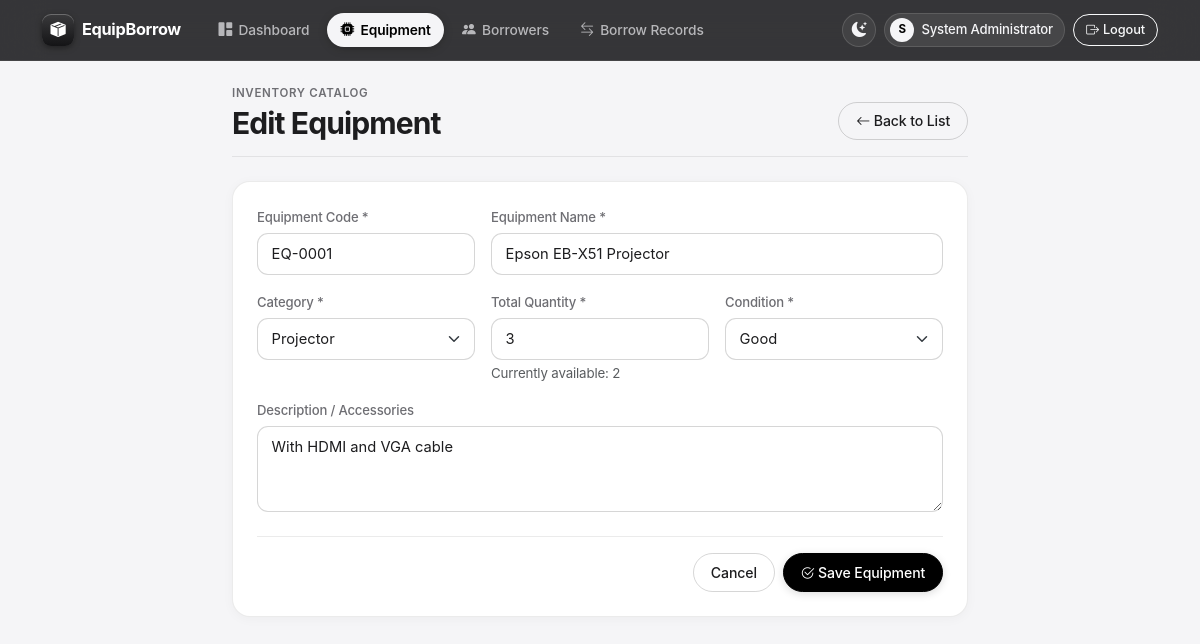
The app's page /equipment_form.php?id=1 (signed in) with its own data.
### tables this page shows
CREATE TABLE equipment (
    equipment_id       INT UNSIGNED  NOT NULL AUTO_INCREMENT,
    equipment_code     VARCHAR(20)   NOT NULL,                  
    name               VARCHAR(100)  NOT NULL,
    category           ENUM('Laptop','Projector','Audio','Camera','Sports','Laboratory','Others')
                                     NOT NULL DEFAULT 'Others',
    quantity_total     INT UNSIGNED  NOT NULL DEFAULT 1,        
    quantity_available INT UNSIGNED  NOT NULL DEFAULT 1,        
    item_condition     ENUM('Good','Fair','Damaged','Lost','Retired','Disposed') NOT NULL DEFAULT 'Good',
    description        TEXT          NULL,
    created_at         TIMESTAMP     NOT NULL DEFAULT CURRENT_TIMESTAMP,
    updated_at         TIMESTAMP     NOT NULL DEFAULT CURRENT_TIMESTAMP ON UPDATE CURRENT_TIMESTAMP,
    PRIMARY KEY (equipment_id),
    UNIQUE KEY uq_equipment_code (equipment_code)
);

### includes/functions.php (called while the page is built, shortened)
<?php
function e($value): string
{
    return htmlspecialchars((string) $value, ENT_QUOTES, 'UTF-8');
}

### equipment_form.php (the view, shortened to what this page needs)
<?php
require_once 'includes/auth.php';
$categories = ['Laptop', 'Projector', 'Audio', 'Camera', 'Sports', 'Laboratory', 'Others'];
$conditions = ['Good', 'Fair', 'Damaged', 'Lost', 'Retired', 'Disposed'];
$id     = (int)($_GET['id'] ?? 0);
$isEdit = $id > 0;
$item = [
    'equipment_code' => '', 'name' => '', 'category' => 'Others',
    'quantity_total' => 1, 'quantity_available' => 1,
    'item_condition' => 'Good', 'description' => '',
];
if ($isEdit) {
    $stmt = $conn->prepare('SELECT * FROM equipment WHERE equipment_id = ?');
    $stmt->bind_param('i', $id);
    $stmt->execute();
    $found = $stmt->get_result()->fetch_assoc();
    $item = $found;
}
$pageTitle  = $isEdit ? 'Edit Equipment' : 'Add Equipment';
require 'includes/header.php';
?>
<div class="row justify-content-center">
    <div class="col-lg-8">
        <div class="page-header">
            <div>
                <div class="page-eyebrow">Inventory Catalog</div>
                <h1 class="page-title"><?= e($pageTitle) ?></h1>
            </div>
            <a href="equipment.php" class="btn btn-outline-secondary">
                <i class="bi bi-arrow-left"></i> Back to List
            </a>
        </div>
        <div class="card">
            <div class="card-body p-4">
                <form method="post">
                    <div class="row g-3">
                        <div class="col-md-4">
                            <label class="form-label">Equipment Code *</label>
                            <input type="text" name="equipment_code" class="form-control" maxlength="20"
                                   value="<?= e($item['equipment_code']) ?>" required>
                        </div>
                        <div class="col-md-8">
                            <label class="form-label">Equipment Name *</label>
                            <input type="text" name="name" class="form-control" maxlength="100"
                                   value="<?= e($item['name']) ?>" placeholder="e.g. Epson EB-X51 Projector" required>
                        </div>
                        <div class="col-md-4">
                            <label class="form-label">Category *</label>
                            <select name="category" class="form-select">
                                <?php foreach ($categories as $c): ?>
                                    <option <?= $c === $item['category'] ? 'selected' : '' ?>><?= e($c) ?></option>
                                <?php endforeach; ?>
                            </select>
                        </div>
                        <div class="col-md-4">
                            <label class="form-label">Total Quantity *</label>
                            <input type="number" name="quantity_total" class="form-control" min="1"
                                   value="<?= (int)$item['quantity_total'] ?>" required>
                            <?php if ($isEdit): ?>
                                <div class="form-text">Currently available: <?= (int)$item['quantity_available'] ?></div>
                            <?php endif; ?>
                        </div>
                        <div class="col-md-4">
                            <label class="form-label">Condition *</label>
                            <select name="item_condition" class="form-select">
                                <?php foreach ($conditions as $c): ?>
                                    <option <?= $c === $item['item_condition'] ? 'selected' : '' ?>><?= e($c) ?></option>
                                <?php endforeach; ?>
                            </select>
                        </div>
                        <div class="col-12">
                            <label class="form-label">Description / Accessories</label>
                            <textarea name="description" class="form-control" rows="3"
                                      placeholder="Optional notes, serial numbers, or included cables..."><?= e($item['description']) ?></textarea>
                        </div>
                    </div>
                    <div class="d-flex justify-content-end gap-2 mt-4 pt-3 border-top">
                        <a href="equipment.php" class="btn btn-outline-secondary">Cancel</a>
                        <button class="btn btn-primary"><i class="bi bi-check2-circle"></i> Save Equipment</button>
                    </div>
                </form>
            </div>
        </div>
    </div>
</div>
<?php require 'includes/footer.php'; ?>

### assets/css/style.css (style rules this page uses)
:root { --font-sans: -apple-system, BlinkMacSystemFont, "SF Pro Display", "SF Pro Text", "Inter", "Segoe UI", Roboto, Helvetica, Arial, sans-serif; --font-mono: ui-monospace, "SF Mono", SFMono-Regular, Menlo, Monaco, Consolas, monospace; --surface-bg: #F5F5F7; --surface-card: #FFFFFF; --surface-subtle: #F5F5F7; --surface-hover: rgba(0, 0, 0, 0.028); --surface-glass: rgba(255, 255, 255, 0.76); --navbar-glass: rgba(12, 12, 14, 0.82); --text-main: #1D1D1F; --text-muted: #6E6E73; --text-soft: #86868B; --border-color: rgba(0, 0, 0, 0.08); --border-strong: rgba(0, 0, 0, 0.16); --specular-edge: rgba(255, 255, 255, 0.65); --brand-primary: #000000; --brand-primary-hover: #2C2C2E; --brand-primary-fg: #FFFFFF; --focus-ring: rgba(0, 0, 0, 0.22); --bs-body-font-family: var(--font-sans); --bs-body-bg: var(--surface-bg); --bs-body-color: var(--text-main); --bs-border-color: var(--border-color); --bs-primary: #000000; --bs-primary-rgb: 0, 0, 0; }
body { font-family: var(--font-sans); font-size: 0.95rem; line-height: 1.47059; letter-spacing: -0.011em; background-color: var(--surface-bg); color: var(--text-main); display: flex; flex-direction: column; min-height: 100vh; -webkit-font-smoothing: antialiased; -moz-osx-font-smoothing: grayscale; font-optical-sizing: auto; transition: background-color 220ms ease, color 220ms ease; }
h1, h2, h3, h4, h5, h6, .h1, .h2, .h3, .h4, .h5, .h6, .display-font { font-family: var(--font-sans); font-weight: 600; letter-spacing: -0.024em; line-height: 1.15; }
.page-header { display: flex; justify-content: space-between; align-items: flex-end; flex-wrap: wrap; gap: 1rem; margin-bottom: 1.5rem; padding-bottom: 1rem; border-bottom: 1px solid var(--border-color); }
.page-eyebrow { font-size: 0.72rem; font-weight: 600; text-transform: uppercase; letter-spacing: 0.06em; color: var(--text-muted); margin-bottom: 0.25rem; }
.page-title { font-size: clamp(1.55rem, 2.5vw, 2rem); font-weight: 700; letter-spacing: -0.03em; margin-bottom: 0; color: var(--text-main); }
.card { background-color: var(--surface-card); border: 1px solid var(--border-color); border-radius: 18px; box-shadow: 0 2px 12px rgba(0, 0, 0, 0.035); }
.btn { font-weight: 500; font-size: 0.88rem; letter-spacing: -0.008em; border-radius: 999px; padding: 0.48rem 1.05rem; transition: background-color 160ms ease, border-color 160ms ease, color 160ms ease, box-shadow 160ms ease, transform 100ms ease-out; }
.btn-primary { background-color: var(--brand-primary) !important; border-color: var(--brand-primary) !important; color: var(--brand-primary-fg) !important; box-shadow: 0 2px 8px rgba(0, 0, 0, 0.14); }
.btn-outline-secondary { color: var(--text-main); border-color: var(--border-strong); background-color: transparent; }
.form-control, .form-select { border-radius: 11px; border-color: var(--border-strong); padding: 0.56rem 0.85rem; background-color: var(--surface-card); color: var(--text-main); font-size: 0.92rem; transition: border-color 150ms ease, box-shadow 150ms ease; }
.form-label { font-weight: 500; font-size: 0.82rem; color: var(--text-muted); margin-bottom: 0.35rem; }

### records on screen
equipment: equipment_code "EQ-0001", name "Epson EB-X51 Projector", quantity_total "3", quantity_available "2", description "With HDMI and VGA cable"

### other values on screen
$initial "S"
$adminName "System Administrator"
$pageTitle "Edit Equipment"
form field category "Projector"
form field item_condition "Good"
